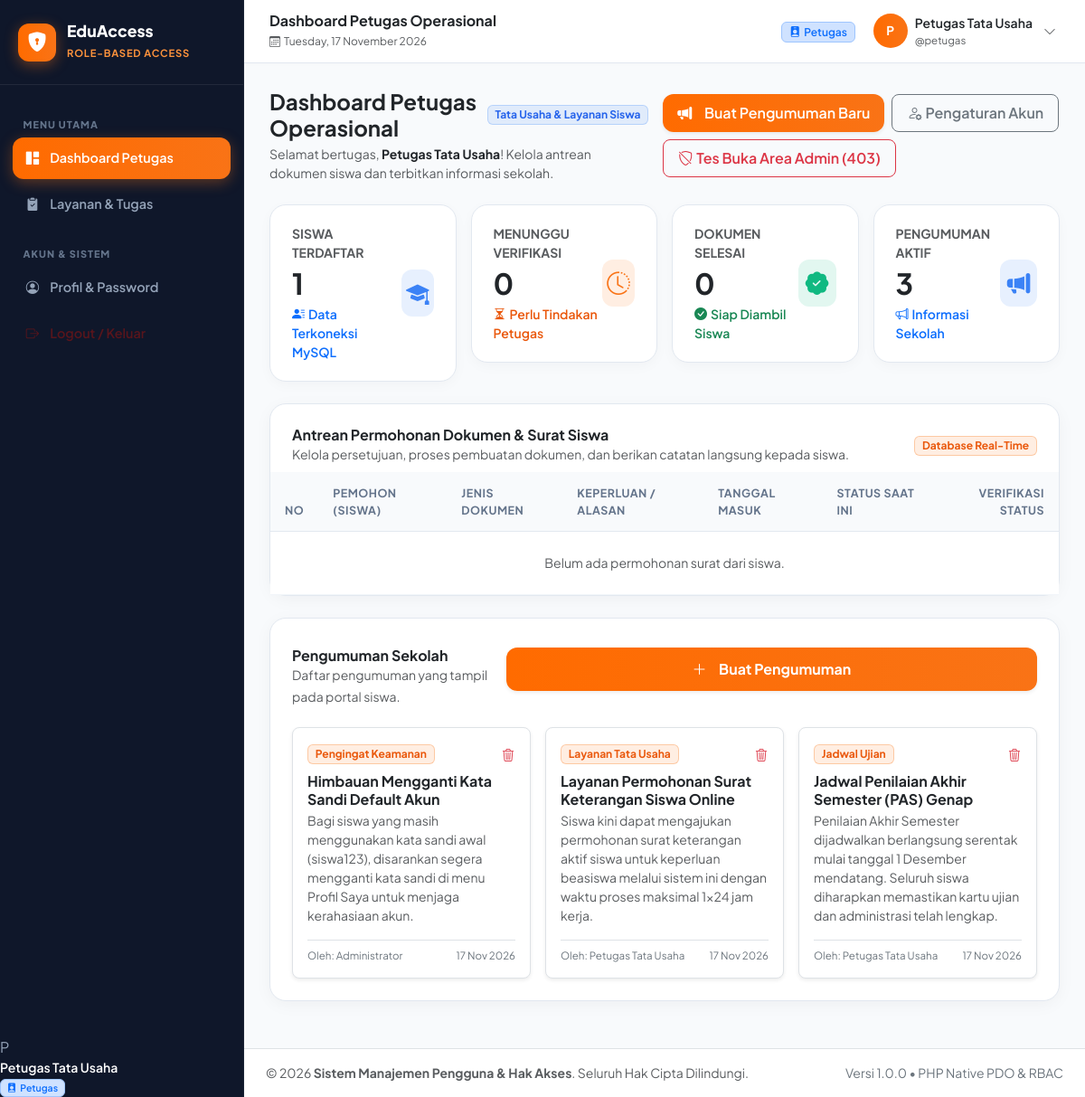
/petugas/dashboard.php (signed in), run on the app's committed database.
### tables this page shows
CREATE TABLE IF NOT EXISTS `pengumuman` (
  `id` INT AUTO_INCREMENT PRIMARY KEY,
  `judul` VARCHAR(255) NOT NULL,
  `kategori` VARCHAR(50) NOT NULL,
  `isi` TEXT NOT NULL,
  `penulis` VARCHAR(100) NOT NULL,
  `created_at` TIMESTAMP DEFAULT CURRENT_TIMESTAMP
);

### petugas/dashboard.php (the view, shortened to what this page needs)
<?php
$pageTitle = 'Dashboard Petugas Operasional';
require_once __DIR__ . '/../includes/auth.php';
try {
    $totalSiswa = $pdo->query("SELECT COUNT(*) AS total FROM users WHERE role = 'siswa'")->fetch()['total'] ?? 0;
    $totalMenunggu = $pdo->query("SELECT COUNT(*) AS total FROM permohonan_layanan WHERE status = 'menunggu'")->fetch()['total'] ?? 0;
    $totalSelesai = $pdo->query("SELECT COUNT(*) AS total FROM permohonan_layanan WHERE status = 'selesai'")->fetch()['total'] ?? 0;
    $totalPengumuman = $pdo->query("SELECT COUNT(*) AS total FROM pengumuman")->fetch()['total'] ?? 0;
    $stmtAntrean = $pdo->query('SELECT pl.*, u.nama AS nama_siswa, u.username AS nis_siswa
                                FROM permohonan_layanan pl
                                JOIN users u ON pl.user_id = u.id
                                ORDER BY pl.id DESC');
    $daftarPermohonan = $stmtAntrean->fetchAll();
    $stmtListPengumuman = $pdo->query('SELECT * FROM pengumuman ORDER BY id DESC');
    $daftarPengumuman = $stmtListPengumuman->fetchAll();
} catch (PDOException $e) {
    die("Terjadi kegagalan query: " . $e->getMessage());
}
require_once __DIR__ . '/../includes/header.php';
?>
<div class="container-fluid p-0">
    <div class="d-flex flex-column flex-md-row justify-content-between align-items-md-center mb-4 gap-3">
        <div>
            <div class="d-flex align-items-center gap-2 mb-1">
                <h4 class="fw-bold text-dark mb-0">Dashboard Petugas Operasional</h4>
                <span class="badge" style="background: rgba(59, 130, 246, 0.12); color: #2563eb; border: 1px solid rgba(59, 130, 246, 0.25);">
                    Tata Usaha &amp; Layanan Siswa
                </span>
            </div>
            <p class="text-muted small mb-0">Selamat bertugas, <strong class="text-dark"><?= e($_SESSION['nama']) ?></strong>! Kelola antrean dokumen siswa dan terbitkan informasi sekolah.</p>
        </div>
        <div class="d-flex flex-wrap gap-2">
            <button type="button" class="btn btn-orange-gradient px-3 py-2 small fw-semibold my-0 shadow-sm" style="width: auto; height: auto;" data-bs-toggle="modal" data-bs-target="#modalTambahPengumuman">
                <i class="bi bi-megaphone-fill me-1"></i>Buat Pengumuman Baru
            </button>
            <a href="<?= BASE_URL ?>profil.php" class="btn btn-outline-secondary rounded-3 px-3 py-2 small fw-semibold">
                <i class="bi bi-person-gear me-1"></i>Pengaturan Akun
            </a>
            <a href="<?= BASE_URL ?>admin/kelola_user.php" class="btn btn-outline-danger rounded-3 px-3 py-2 small fw-semibold" title="Uji Coba Proteksi RBAC 403">
                <i class="bi bi-shield-slash me-1"></i>Tes Buka Area Admin (403)
            </a>
        </div>
    </div>
    <div class="row g-3 mb-4">
        <div class="col-sm-6 col-xl-3">
            <div class="stat-card-modern">
                <div class="d-flex align-items-center justify-content-between">
                    <div>
                        <div class="text-muted small fw-bold text-uppercase tracking-wider">Siswa Terdaftar</div>
                        <h2 class="fw-bold text-dark my-1"><?= number_format($totalSiswa) ?></h2>
                        <div class="small fw-semibold text-primary">
                            <i class="bi bi-person-lines-fill me-1"></i>Data Terkoneksi MySQL
                        </div>
                    </div>
                    <div class="stat-icon-wrapper stat-icon-blue">
                        <i class="bi bi-mortarboard-fill"></i>
                    </div>
                </div>
            </div>
        </div>
        <div class="col-sm-6 col-xl-3">
            <div class="stat-card-modern">
                <div class="d-flex align-items-center justify-content-between">
                    <div>
                        <div class="text-muted small fw-bold text-uppercase tracking-wider">Menunggu Verifikasi</div>
                        <h2 class="fw-bold text-dark my-1"><?= number_format($totalMenunggu) ?></h2>
                        <div class="small fw-semibold" style="color: #ea580c;">
                            <i class="bi bi-hourglass-split me-1"></i>Perlu Tindakan Petugas
                        </div>
                    </div>
                    <div class="stat-icon-wrapper stat-icon-orange">
                        <i class="bi bi-clock-history"></i>
                    </div>
                </div>
            </div>
        </div>
        <div class="col-sm-6 col-xl-3">
            <div class="stat-card-modern">
                <div class="d-flex align-items-center justify-content-between">
                    <div>
                        <div class="text-muted small fw-bold text-uppercase tracking-wider">Dokumen Selesai</div>
                        <h2 class="fw-bold text-dark my-1"><?= number_format($totalSelesai) ?></h2>
                        <div class="small fw-semibold text-success">
                            <i class="bi bi-check-circle-fill me-1"></i>Siap Diambil Siswa
                        </div>
                    </div>
                    <div class="stat-icon-wrapper stat-icon-green">
                        <i class="bi bi-patch-check-fill"></i>
                    </div>
                </div>
            </div>
        </div>
        <div class="col-sm-6 col-xl-3">
            <div class="stat-card-modern">
                <div class="d-flex align-items-center justify-content-between">
                    <div>
                        <div class="text-muted small fw-bold text-uppercase tracking-wider">Pengumuman Aktif</div>
                        <h2 class="fw-bold text-dark my-1"><?= number_format($totalPengumuman) ?></h2>
                        <div class="small fw-semibold text-primary">
                            <i class="bi bi-megaphone me-1"></i>Informasi Sekolah
                        </div>
                    </div>
                    <div class="stat-icon-wrapper stat-icon-blue">
                        <i class="bi bi-megaphone-fill"></i>
                    </div>
                </div>
            </div>
        </div>
    </div>
    <div class="card card-modern mb-4" id="layanan">
        <div class="card-header bg-transparent border-0 pt-4 px-4 pb-2 d-flex justify-content-between align-items-center">
            <div>
                <h6 class="fw-bold text-dark mb-0">Antrean Permohonan Dokumen &amp; Surat Siswa</h6>
                <small class="text-muted">Kelola persetujuan, proses pembuatan dokumen, dan berikan catatan langsung kepada siswa.</small>
            </div>
            <span class="badge" style="background: rgba(249, 115, 22, 0.12); color: #ea580c; border: 1px solid rgba(249, 115, 22, 0.3);">
                Database Real-Time
            </span>
        </div>
        <div class="card-body p-0">
            <div class="table-responsive">
                <table class="table table-modern align-middle">
                    <thead>
                        <tr>
                            <th style="width: 50px;">No</th>
                            <th>Pemohon (Siswa)</th>
                            <th>Jenis Dokumen</th>
                            <th>Keperluan / Alasan</th>
                            <th>Tanggal Masuk</th>
                            <th>Status Saat Ini</th>
                            <th class="text-end" style="width: 140px;">Verifikasi Status</th>
                        </tr>
                    </thead>
                    <tbody>
                        <?php if (empty($daftarPermohonan)): ?>
                            <tr>
                                <td colspan="7" class="text-center py-4 text-muted small">
                                    Belum ada permohonan surat dari siswa.
                                </td>
                            </tr>
                        <?php endif; ?>
                    </tbody>
                </table>
            </div>
        </div>
    </div>
    <div class="card card-modern mb-4">
        <div class="card-header bg-transparent border-0 pt-4 px-4 pb-2 d-flex justify-content-between align-items-center">
            <div>
                <h6 class="fw-bold text-dark mb-0">Pengumuman Sekolah</h6>
                <small class="text-muted">Daftar pengumuman yang tampil pada portal siswa.</small>
            </div>
            <button type="button" class="btn btn-sm btn-orange-gradient px-3 py-1.5 shadow-sm" data-bs-toggle="modal" data-bs-target="#modalTambahPengumuman">
                <i class="bi bi-plus-lg me-1"></i>Buat Pengumuman
            </button>
        </div>
        <div class="card-body p-4 pt-2">
            <?php if (empty($daftarPengumuman)): ?>
                <div class="text-center py-4 text-muted small">Belum ada pengumuman yang diterbitkan.</div>
            <?php else: ?>
                <div class="row g-3">
                    <?php foreach ($daftarPengumuman as $peng): ?>
                        <div class="col-md-6 col-xl-4">
                            <div class="border rounded-3 p-3 bg-white h-100 d-flex flex-column justify-content-between shadow-sm">
                                <div>
                                    <div class="d-flex justify-content-between align-items-center mb-2">
                                        <span class="badge" style="background: rgba(249, 115, 22, 0.12); color: #ea580c; border: 1px solid rgba(249, 115, 22, 0.3);">
                                            <?= e($peng['kategori']) ?>
                                        </span>
                                        <form method="POST" action="<?= BASE_URL ?>petugas/dashboard.php" class="d-inline">
                                            <button type="submit" class="btn btn-sm btn-link text-danger p-0 btn-confirm-delete" data-confirm="Hapus pengumuman '<?= e($peng['judul']) ?>'?" title="Hapus Pengumuman">
                                                <i class="bi bi-trash3"></i>
                                            </button>
                                        </form>
                                    </div>
                                    <h6 class="fw-bold text-dark mb-1"><?= e($peng['judul']) ?></h6>
                                    <p class="text-muted small mb-2"><?= nl2br(e($peng['isi'])) ?></p>
                                </div>
                                <div class="border-top pt-2 mt-2 d-flex justify-content-between small text-secondary" style="font-size: 0.72rem;">
                                    <span>Oleh: <?= e($peng['penulis']) ?></span>
                                    <span><?= date('d M Y', strtotime($peng['created_at'])) ?></span>
                                </div>
                            </div>
                        </div>
                    <?php endforeach; ?>
                </div>
            <?php endif; ?>
        </div>
    </div>
</div>
<?php require_once __DIR__ . '/../includes/footer.php'; ?>

### includes/sidebar.php (shortened to what this page needs)
<?php
require_once __DIR__ . '/auth.php';
$currentRole = $_SESSION['role'] ?? 'guest';
$currentUser = currentUser();
$currentScript = basename($_SERVER['SCRIPT_NAME']);
?>
<aside class="app-sidebar" id="appSidebar">
    <a href="<?= BASE_URL ?>dashboard.php" class="sidebar-brand">
        <div class="brand-icon">
            <i class="bi bi-shield-lock-fill"></i>
        </div>
        <div class="brand-text">
            <h5><?= APP_NAME ?></h5>
            <span>Role-Based Access</span>
        </div>
    </a>
    <div class="sidebar-menu">
        <div class="menu-heading">Menu Utama</div>
        <?php if ($currentRole === 'admin'): ?>
            <a href="<?= BASE_URL ?>admin/dashboard.php" class="sidebar-link <?= ($currentScript === 'dashboard.php' && strpos($_SERVER['REQUEST_URI'], 'admin') !== false) ? 'active' : '' ?>">
                <i class="bi bi-grid-1x2-fill"></i>
                <span>Dashboard Admin</span>
            </a>
            <a href="<?= BASE_URL ?>admin/kelola_user.php" class="sidebar-link <?= ($currentScript === 'kelola_user.php') ? 'active' : '' ?>">
                <i class="bi bi-people-fill"></i>
                <span>Kelola Pengguna</span>
            </a>
        <?php elseif ($currentRole === 'petugas'): ?>
            <a href="<?= BASE_URL ?>petugas/dashboard.php" class="sidebar-link <?= ($currentScript === 'dashboard.php' && strpos($_SERVER['REQUEST_URI'], 'petugas') !== false) ? 'active' : '' ?>">
                <i class="bi bi-grid-1x2-fill"></i>
                <span>Dashboard Petugas</span>
            </a>
            <a href="<?= BASE_URL ?>petugas/dashboard.php#layanan" class="sidebar-link">
                <i class="bi bi-clipboard2-check-fill"></i>
                <span>Layanan & Tugas</span>
            </a>
        <?php endif; ?>
        <div class="menu-heading mt-3">Akun & Sistem</div>
        <a href="<?= BASE_URL ?>profil.php" class="sidebar-link <?= ($currentScript === 'profil.php') ? 'active' : '' ?>">
            <i class="bi bi-person-circle"></i>
            <span>Profil & Password</span>
        </a>
        <a href="<?= BASE_URL ?>logout.php" class="sidebar-link text-danger-emphasis">
            <i class="bi bi-box-arrow-right"></i>
            <span>Logout / Keluar</span>
        </a>
    </div>
    <div class="sidebar-footer">
        <div class="user-mini-card">
            <div class="user-avatar-sm">
                <?= strtoupper(substr($currentUser['nama'], 0, 1)) ?>
            </div>
            <div class="user-info flex-grow-1 overflow-hidden">
                <div class="fw-semibold text-white text-truncate small" style="max-width: 140px;">
                    <?= e($currentUser['nama']) ?>
                </div>
                <div class="small">
                    <?= getRoleBadge($currentUser['role']) ?>
                </div>
            </div>
        </div>
    </div>
</aside>

### includes/navbar.php (shortened to what this page needs)
<?php
require_once __DIR__ . '/auth.php';
$currentUser = currentUser();
?>
<header class="app-navbar">
    <div class="d-flex align-items-center gap-3">
        <div class="d-none d-sm-block">
            <h6 class="mb-0 fw-bold text-dark"><?= isset($pageTitle) ? e($pageTitle) : 'Dashboard' ?></h6>
            <small class="text-muted" style="font-size: 0.75rem;">
                <i class="bi bi-calendar3 me-1"></i><?= date('l, d F Y') ?>
            </small>
        </div>
    </div>
    <div class="d-flex align-items-center gap-3">
        <div class="d-none d-md-block">
            <?= getRoleBadge($currentUser['role']) ?>
        </div>
        <div class="dropdown">
            <button class="btn btn-light bg-transparent border-0 d-flex align-items-center gap-2 p-1" type="button" data-bs-toggle="dropdown" aria-expanded="false">
                <div class="user-avatar-initials" style="background: var(--orange-gradient);">
                    <?= strtoupper(substr($currentUser['nama'], 0, 1)) ?>
                </div>
                <div class="text-start d-none d-lg-block">
                    <div class="fw-semibold text-dark small leading-tight"><?= e($currentUser['nama']) ?></div>
                    <div class="text-muted" style="font-size: 0.72rem;">@<?= e($currentUser['username']) ?></div>
                </div>
                <i class="bi bi-chevron-down text-muted small ms-1"></i>
            </button>
        </div>
    </div>
</header>

### data on the page
pengumuman: penulis "P", penulis "Petugas Tata Usaha", kategori "Layanan Tata Usaha", judul "Layanan Permohonan Surat Keterangan Siswa Online", isi "Siswa kini dapat mengajukan permohonan surat keterangan aktif siswa untuk keperluan beasiswa melalui sistem ini dengan waktu proses maksimal 1x24 jam kerja.", created_at "17 Nov 2026"
pengumuman: kategori "Pengingat Keamanan", judul "Himbauan Mengganti Kata Sandi Default Akun", isi "Bagi siswa yang masih menggunakan kata sandi awal (siswa123), disarankan segera mengganti kata sandi di menu Profil Saya untuk menjaga kerahasiaan akun.", penulis "Administrator", created_at "17 Nov 2026"
pengumuman: kategori "Jadwal Ujian", judul "Jadwal Penilaian Akhir Semester (PAS) Genap", isi "Penilaian Akhir Semester dijadwalkan berlangsung serentak mulai tanggal 1 Desember mendatang. Seluruh siswa diharapkan memastikan kartu ujian dan administrasi telah lengkap.", penulis "Petugas Tata Usaha", created_at "17 Nov 2026"

### other printed values
APP_NAME "EduAccess"
$pageTitle "Dashboard Petugas Operasional"
$currentUser['username'] "petugas"
$totalSiswa "1"
$totalMenunggu "0"
$totalSelesai "0"
$totalPengumuman "3"
APP_TITLE "Sistem Manajemen Pengguna & Hak Akses"
